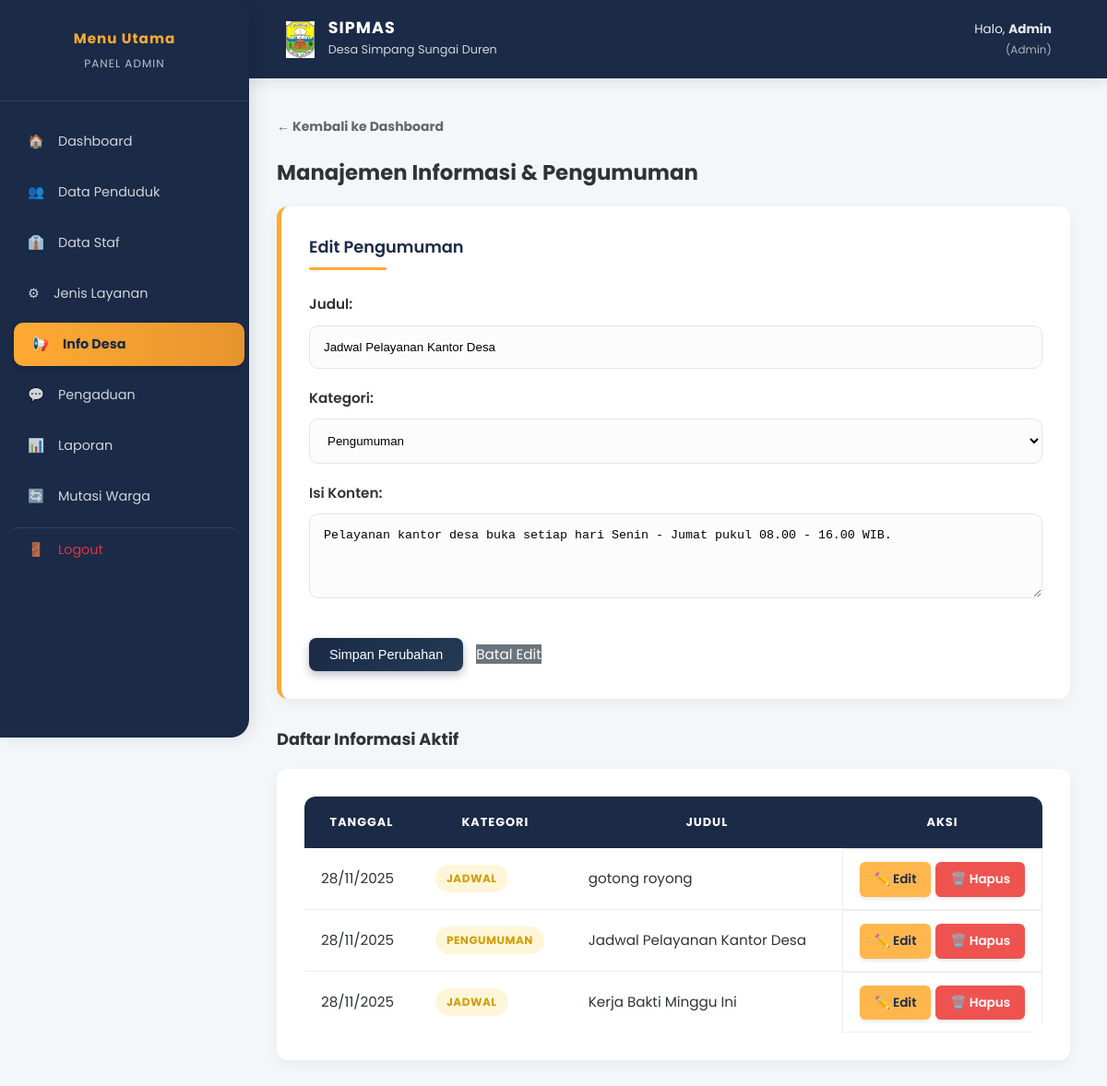
/index.php?page=kelola_info&id=1 (signed in), run on an earlier commit of the app's database.
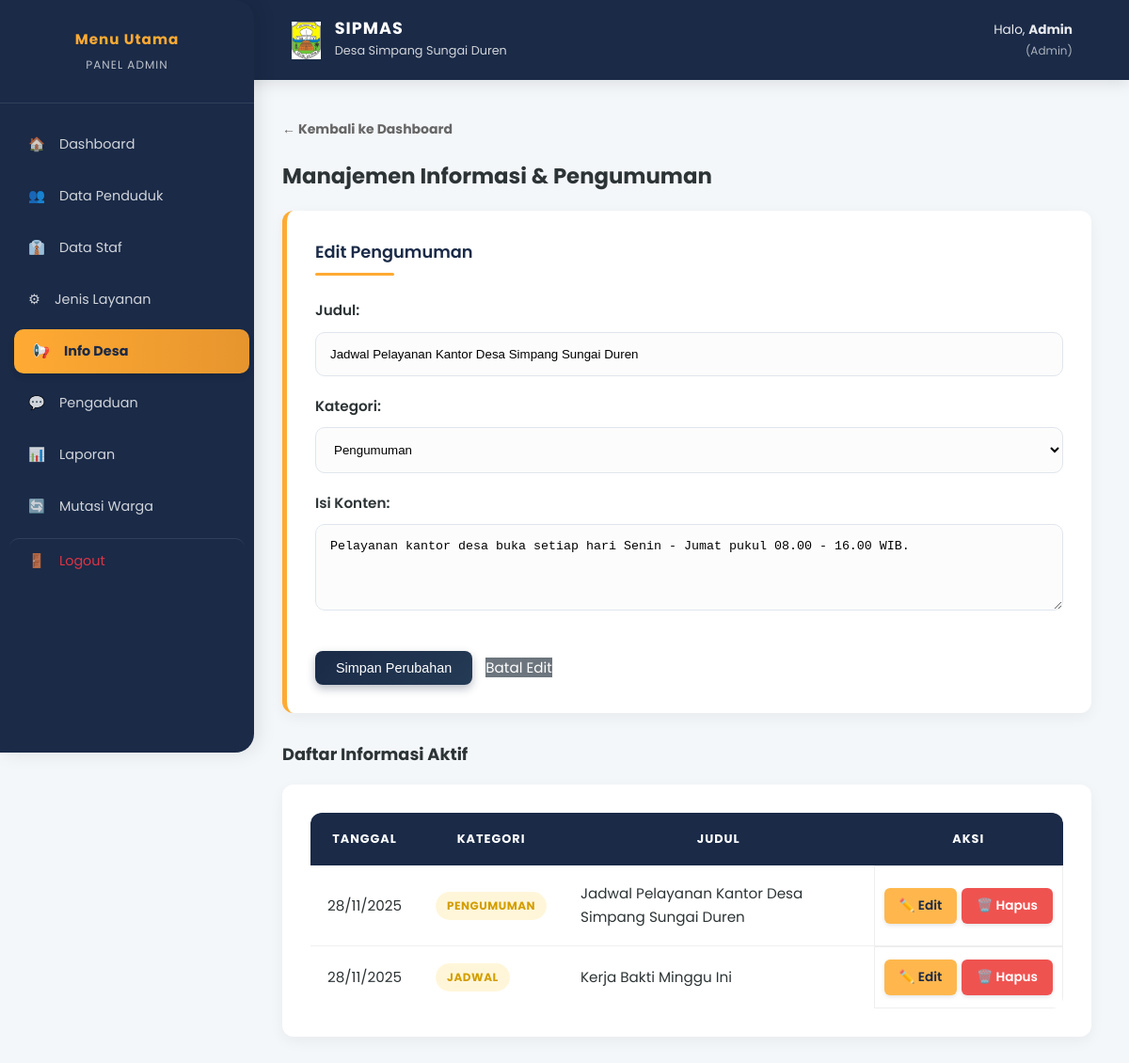
And on a later commit of the database.
### tables this page shows
CREATE TABLE `informasi` (
  `id` int(11) NOT NULL,
  `judul` varchar(200) NOT NULL,
  `kategori` enum('Pengumuman','Berita','Jadwal') NOT NULL,
  `isi_konten` text NOT NULL,
  `tanggal_posting` datetime DEFAULT current_timestamp(),
  `created_by` int(11) NOT NULL
);

### controllers/InfoController.php (called while the page is built, shortened)
<?php
class InfoController {
    private $conn;
    public function __construct($db) {
        $this->conn = $db;
    }
    public function getAllInfo() {
        $query = "SELECT i.*, u.nama_lengkap as penulis
                  FROM informasi i
                  JOIN users u ON i.created_by = u.id
                  ORDER BY i.tanggal_posting DESC";
        $stmt = $this->conn->prepare($query);
        $stmt->execute();
        return $stmt->fetchAll();
    }
    public function getInfoById($id) {
        $query = "SELECT * FROM informasi WHERE id = :id";
        $stmt = $this->conn->prepare($query);
        $stmt->execute([':id' => $id]);
        return $stmt->fetch();
    }
}
?>

### views/admin/info_list.php (the view, shortened to what this page needs)
<?php
$isEdit = isset($infoEdit);
$formAction = $isEdit ? 'index.php?action=update_info' : 'index.php?action=simpan_info';
$formTitle = $isEdit ? 'Edit Pengumuman' : 'Buat Pengumuman Baru';
$btnText = $isEdit ? 'Simpan Perubahan' : 'Publikasikan';
?>
<section id="kelola-info">
    <div style="margin-bottom: 15px;">
        <a href="index.php?page=dashboard_admin" style="text-decoration: none; color: #666; font-weight: bold; font-size: 14px;">
            &larr; Kembali ke Dashboard
        </a>
    </div>
    <h2>Manajemen Informasi & Pengumuman</h2>
    <div class="card" style="margin-bottom: 30px; border-left: 5px solid <?= $isEdit ? '#ffaa33' : '#1a2a47' ?>;">
        <h3 style="margin-top:0;"><?= $formTitle ?></h3>
        <form action="<?= $formAction ?>" method="POST">
            <label>Judul:</label>
            <input type="text" name="judul" required value="<?= $isEdit ? $infoEdit->judul : '' ?>"
                   placeholder="Contoh: Jadwal Posyandu..." style="width: 100%;">
            <label>Kategori:</label>
            <select name="kategori" required style="width: 100%;">
                <option value="Pengumuman" <?= ($isEdit && $infoEdit->kategori == 'Pengumuman') ? 'selected' : '' ?>>Pengumuman</option>
            </select>
            <label>Isi Konten:</label>
            <textarea name="isi" rows="4" required style="width: 100%;"><?= $isEdit ? $infoEdit->isi_konten : '' ?></textarea>
            <div style="margin-top: 15px;">
                <button type="submit" class="btn-primary" style="background: <?= $isEdit ? '#ffaa33' : '#1a2a47' ?>; color: <?= $isEdit ? '#1a2a47' : 'white' ?>;">
                    <?= $btnText ?>
                </button>
                <?php if($isEdit): ?>
                    <a href="index.php?page=kelola_info" class="btn-danger" style="text-decoration:none; background: #6c757d; margin-left: 10px;">Batal Edit</a>
                <?php endif; ?>
            </div>
        </form>
    </div>
    <h3>Daftar Informasi Aktif</h3>
    <div class="card">
        <div class="table-responsive">
            <table>
                <thead>
                    <tr>
                        <th style="text-align: center">Tanggal</th>
                        <th style="text-align: center">Kategori</th>
                        <th style="text-align: center">Judul</th>
                        <th style="text-align: center">Aksi</th>
                    </tr>
                </thead>
                <tbody>
                    <?php if(empty($daftarInfo)): ?>
                        <tr><td colspan="4" style="text-align: center; padding: 20px;">Belum ada informasi.</td></tr>
                    <?php else: ?>
                        <?php foreach($daftarInfo as $info): ?>
                        <tr>
                            <td><?= date('d/m/Y', strtotime($info->tanggal_posting)) ?></td>
                            <td>
                                <span class="badge badge-warning"><?= $info->kategori ?></span>
                            </td>
                            <td><?= htmlspecialchars($info->judul) ?></td>
                            <td style="padding: 10px; border: 1px solid #eee; text-align: center;">
                                <div style="display: flex; gap: 5px; justify-content: center;">
                                    <a href="index.php?page=kelola_info&id=<?= $info->id ?>" class="btn-action btn-edit" style="min-width: auto;">
                                       ✏️ Edit
                                    </a>
                                    <a href="#"
                                        onclick="showPopup('delete', 'Hapus Info?', 'Pengumuman ini akan dihapus dari dashboard warga.', () => window.location.href='index.php?action=hapus_info&id=<?= $info->id ?>')"
                                        class="btn-action btn-delete" style="min-width: auto;">
                                            🗑️ Hapus
                                    </a>
                                </div>
                            </td>
                        </tr>
                        <?php endforeach; ?>
                    <?php endif; ?>
                </tbody>
            </table>
        </div>
    </div>
</section>

What changed in the data, as far as the page shows it:
removed informasi: tanggal_posting "28/11/2025", kategori "JADWAL", judul "gotong royong"
changed informasi "PENGUMUMAN": judul "Jadwal Pelayanan Kantor Desa" → "Jadwal Pelayanan Kantor Desa Simpang Sungai Duren"
